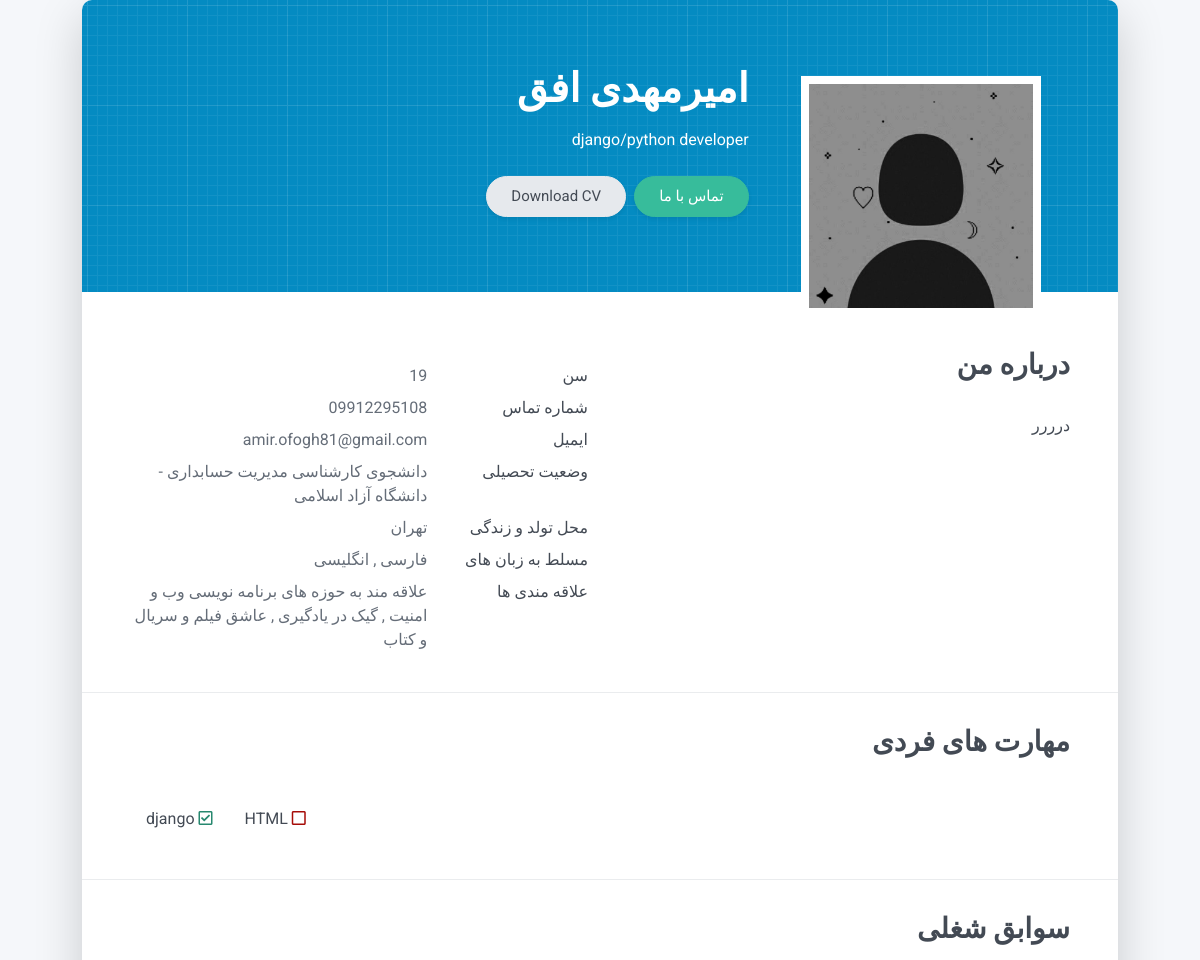
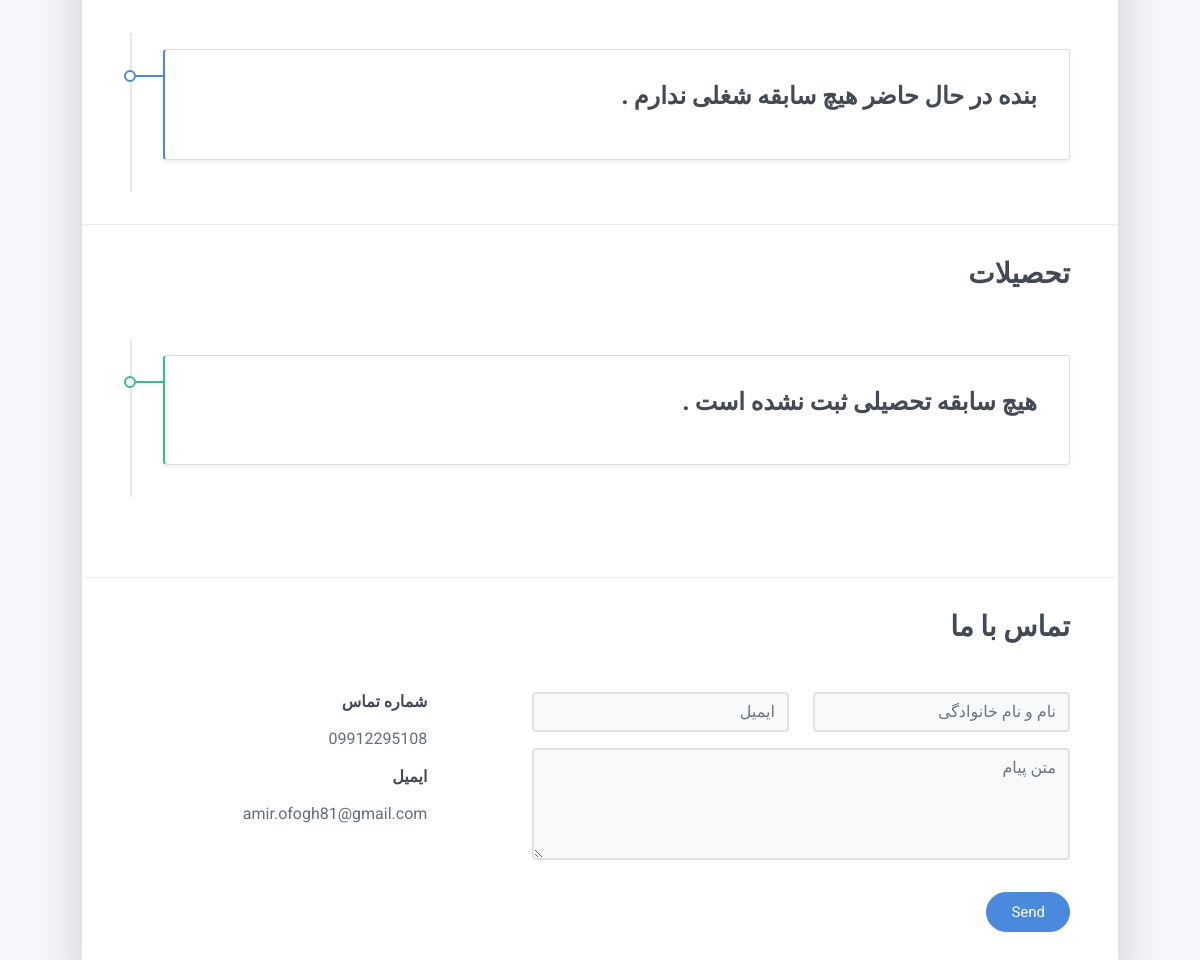
The page / on the database its author committed (2 pictures, top to bottom).
### me/models.py (models this page shows, shortened)
class me(models.Model):
    name = models.CharField(max_length=100, verbose_name='نام و نام خانوادگی')
    picture = models.ImageField(upload_to=upload_image_path, blank=True, null=True, verbose_name='عکس رزومه')
    job = models.CharField(max_length=200, verbose_name='سمت شغلی')
    phone = models.CharField(blank=True, null=True, max_length=100, verbose_name='شماره تلفن')
    email = models.EmailField(blank=True, null=True, verbose_name='ایمیل')
    about_me = models.TextField(verbose_name='درباره من')
    class Meta:
        verbose_name = 'مشخصات اصلی'
        verbose_name_plural = 'مشخصات اصلی'

class information(models.Model):
    info = models.CharField(max_length=150, verbose_name='مشخصه')
    value = models.TextField(verbose_name='مقدار')
    class Meta:
        verbose_name = 'اطلاعات فرد'
        verbose_name_plural = 'اطلاعات فردی'

class skills(models.Model):
    title = models.CharField(max_length=150, verbose_name='مهارت')
    done = models.BooleanField(default=True, verbose_name='تمام شده/نشده')
    others = models.BooleanField(default=False, verbose_name='مهارت نامرتبط')
    class Meta:
        verbose_name = 'مهارت'
        verbose_name_plural = 'مهارت ها'

### me/views.py (the view)
# urls.py: path('', home_page),
def home_page(request):
    contact_form = contact_us_form(request.POST or None)
    if contact_form.is_valid():
        name = contact_form.cleaned_data.get('name')
        email = contact_form.cleaned_data.get('email')
        text = contact_form.cleaned_data.get('text')
        contact_us.objects.create(name=name, email=email, text=text, is_read=False)
        messages.success(request, '.پیام شما با موفقیت دریافت شد')
    general_info = me.objects.first()
    info = information.objects.all()
    main_skills = skills.objects.filter(others=False).all()
    other_skills = skills.objects.filter(others=True).all()
    work_experience = Work.objects.all()
    edu = education.objects.all()
    cv = CV_file.objects.first()
    context = {
        'me': general_info,
        'all_info': info,
        'skills': {'main_skills': main_skills, 'other_skills': other_skills},
        'jobs': work_experience,
        'education': edu,
        'contact_form': contact_form,
        'cv': cv,
    }
    return render(request, 'home_page.html', context)

### contact_us/forms.py
class contact_us_form(forms.Form):
    name = forms.CharField(max_length=100, required=True,
                           widget=forms.TextInput(attrs={'placeholder': 'نام و نام خانوادگی', 'class': 'form-control'}))
    email = forms.EmailField(max_length=150, required=True,
                             widget=forms.EmailInput(attrs={'placeholder': 'ایمیل', 'class': 'form-control'}))
    text = forms.CharField(
        widget=forms.Textarea(attrs={'placeholder': 'متن پیام', 'class': 'form-control', 'rows': '4'}))

### templates/home_page.html (shortened to what this page needs)
{% extends 'shared/__MainLayout.html' %}
{% load static %}
{% block content %}
    <div class="page-content">
        <div class="container">
            <div class="cover shadow-lg bg-white">
                <div class="cover-bg p-3 p-lg-4 text-white">
                    <div class="row">
                        <div class="col-lg-8 col-md-7 text-center text-md-end">
                            <h2 class="h1 mt-2" data-aos="fade-left" data-aos-delay="0">{{ me.name }}</h2>
                            <p data-aos="fade-left" data-aos-delay="100">{{ me.job }}</p>
                            <div class="d-print-none" data-aos="fade-left" data-aos-delay="200"><a
                                    class="btn btn-light text-dark shadow-sm mt-1 me-1" href="{{ cv.cv_file.url }}"
                                    target="_blank">Download
                                CV</a><a class="btn btn-success shadow-sm mt-1" href="#contact">تماس با ما</a></div>
                        </div>
                        <div class="col-lg-4 col-md-5">
                            <div class="avatar hover-effect p-1" >
                                {% if me.picture %}
                                    <img src="{{ me.picture.url }}"
                                         alt="{{ me.name }}" class="img-fluid profile" />
                                {% else %}
                                    <img src="{% static 'images/default.jpg' %}" alt="default" class="img-fluid profile"/>
                                {% endif %}
                            </div>
                        </div>
                    </div>
                </div>
                <div class="about-section pt-4 px-3 px-lg-4 mt-1">
                    <div class="row">
                        <div class="col-md-6">
                            <div class="row mt-2 text-end" dir="rtl">
                                {% for information in all_info %}
                                    <div class="col-sm-4">
                                        <div class="pb-1">{{ information.info }}</div>
                                    </div>
                                    <div class="col-sm-8">
                                        <div class="pb-1 text-secondary">{{ information.value }}</div>
                                    </div>
                                {% endfor %}
                            </div>
                        </div>
                        <div class="col-md-6">
                            <h2 class="h3 mb-3 text-end">درباره من</h2>
                            <p class='text-justify' dir="rtl">{{ me.about_me }}</p>
                        </div>
                    </div>
                </div>
                <hr class="d-print-none"/>
                <div class="skills-section px-3 px-lg-4">
                    <h2 class="h3 mb-3 text-end">مهارت های فردی</h2>
                    <div class="row">
                        <div class="col-md-12 skill">
                            {% for skill in skills.main_skills %}
                                <div class="m-2"><span>{{ skill.title }}</span>
                                    {% if skill.done %}
                                        <i class="far fa-check-square check"></i>
                                    {% else %}
                                        <i class="far fa-square uncheck"></i>
                                    {% endif %}
                                </div>
                            {% endfor %}
                        </div>
                    </div>
                </div>
                <hr class="d-print-none"/>
                <div class="work-experience-section px-3 px-lg-4">
                    <h2 class="h3 mb-4 text-end">سوابق شغلی</h2>
                    <div class="timeline">
                        {% if jobs %}
                            {% for job in jobs %}
                                <div class="timeline-card timeline-card-primary card shadow-sm">
                                    <div class="card-body">
                                        <div class="h5 mb-1">{{ job.job }} <span
                                                class="text-muted h6">at {{ job.corp }}</span></div>
                                        <div class="text-muted text-small mb-2">
                                            {{ job.start.year }}/{{ job.start.month }} -
                                            {% if job.check_now %}
                                                الان
                                            {% else %}
                                                {{ job.end.year }}/{{ job.end.month }}
                                            {% endif %}
                                        </div>
                                        <div class='text-end'>{{ job.description }}</div>
                                    </div>
                                </div>
                            {% endfor %}
                        {% else %}
                            <div class="timeline-card timeline-card-primary card shadow-sm">
                                <div class="card-body">
                                    <h4 class="text-end">. بنده در حال حاضر هیچ سابقه شغلی ندارم</h4>
                                </div>
                            </div>
                        {% endif %}
                    </div>
                </div>
                <hr class="d-print-none"/>
                <div class="education-section px-3 px-lg-4 pb-4">
                    <h2 class="h3 mb-4 text-end">تحصیلات</h2>
                    <div class="timeline">
                        {% if education %}
                            {% for edu in education %}
                                <div class="timeline-card timeline-card-success card shadow-sm">
                                    <div class="card-body">
                                        <div class="h5 mb-1 " dir="rtl"> {{ edu.major }} <span class="text-muted h6">
                                        {% if edu.place %}
                                            از {{ edu.place }}
                                        {% endif %}
                                        </span></div>
                                        <div class="text-muted text-small mb-2">
                                            {{ edu.start.year }} -
                                            {% if edu.check_now %}
                                                الان
                                            {% else %}
                                                {{ edu.end.year }}
                                            {% endif %}
                                        </div>
                                    </div>
                                </div>
                            {% endfor %}
                        {% else %}
                            <div class="timeline-card timeline-card-success card shadow-sm">
                                <div class="card-body">
                                    <h4 class="text-end">. هیچ سابقه تحصیلی ثبت نشده است</h4>
                                </div>
                            </div>
                        {% endif %}
                    </div>
                </div>
                <hr class="d-print-none"/>
                <div class="contant-section px-3 px-lg-4 pb-4" id="contact">
                    <h2 class="h3 text mb-3 text-end">تماس با ما </h2>
                    <div class="row">
                        <div class="col offset-md-1" dir='rtl'>
                            <div class="mt-2">
                                <h3 class="h6">شماره تماس</h3>
                                <div class="pb-2 text-secondary"><a href="Tel:{{ me.phone }}">{{ me.phone }}</a></div>
                                <h3 class="h6">ایمیل</h3>
                                <div class="pb-2 text-secondary"><a href="mailto:{{ me.email }}"
                                                                    target="blank">{{ me.email }}</a></div>
                            </div>
                        </div>
                        <div class="col-md-7 d-print-none offset-1">
                            <div class="my-2">
                                <form action="" method="POST" dir="rtl">
                                    <div class="row">
                                        <div class="col-6">
                                            {{ contact_form.name }}
                                        </div>
                                        <div class="col-6">
                                            {{ contact_form.email }}
                                        </div>
                                    </div>
                                    <div class="form-group my-2">
                                        {{ contact_form.text }}
                                    </div>
                                    <button class="btn btn-primary mt-2 float-end" type="submit">Send</button>
                                </form>
                            </div>
                        </div>
                    </div>
                </div>
            </div>
        </div>
    </div>
{% endblock %}

### templates/shared/__MainLayout.html (shortened to what this page needs)
{% load static %}
{% load render_partial %}
<!DOCTYPE html>
<html lang="en">
<head>
    {% include 'shared/_headerReferencess.html' %}
</head>
<body id="top">
    {% block content %} {% endblock %}
</body>
</html>

### templates/shared/_headerReferencess.html (shortened to what this page needs)
{% load static %}
<link href="{% static 'css/font-awesome/css/all.min.css' %}" rel="stylesheet">
<link href="{% static 'css/bootstrap.min.css' %}" rel="stylesheet">
<link href="{% static 'css/main.css' %}" rel="stylesheet">
<link href="{% static 'css/aos.css' %}" rel="stylesheet">

### templates/shared/_footerReferences.html (shortened to what this page needs)
{% load static %}

### assets/css/main.css (style rules this page uses)
.timeline { border-left: 2px solid #E6E9ED; padding: 1rem 0; }
.timeline-card { position: relative; margin-left: 31px; border-left: 2px solid; margin-bottom: 2rem; }
.timeline-card:last-child { margin-bottom: 1rem; }
.timeline-card:before { content: ''; display: inline-block; position: absolute; background-color: #fff; border-radius: 10px; width: 12px; height: 12px; top: 20px; left: -41px; border: 2px solid; z-index: 2; }
.timeline-card:after { content: ''; display: inline-block; position: absolute; background-color: currentColor; width: 29px; height: 2px; top: 25px; left: -29px; z-index: 1; }
.timeline-card-primary { border-left-color: #4A89DC; }
.timeline-card-primary:before { border-color: #4A89DC; }
.timeline-card-primary:after { background-color: #4A89DC; }
.timeline-card-success { border-left-color: #37BC9B; }
.timeline-card-success:before { border-color: #37BC9B; }
.timeline-card-success:after { background-color: #37BC9B; }
html { scroll-behavior: smooth; }
.cover { border-radius: 10px; }
.cover-bg { background-color: #048bc2; border-radius: 10px 10px 0 0; }
.avatar { margin-top: 20px; text-align: center; margin-left: auto; margin-right: auto; }
.text-justify { text-align: justify; }
.check { color: #27886F; }
.uncheck { color: #a60c08; }
.skill { display: flex; flex-direction: column; justify-content: start; }
a { text-decoration: none; color: inherit; }
@media (min-width: 48em) { .skill { flex-direction: row; } }
@media (min-width: 48em) { .avatar { margin-bottom: -80px; margin-left: 0; } }
.profile { max-width: 20vw; border: 8px solid #fff; }

### rows shown on the page
me: name "امیرمهدی افق", job "django/python developer", about_me "درررر", phone "09912295108", email "amir.ofogh81@gmail.com"
information: info "سن", value "19"
information: info "شماره تماس", value "09912295108"
information: info "ایمیل", value "amir.ofogh81@gmail.com"
information: info "وضعیت تحصیلی", value "دانشجوی کارشناسی مدیریت حسابداری - دانشگاه آزاد اسلامی"
information: info "محل تولد و زندگی", value "تهران"
information: info "مسلط به زبان های", value "فارسی , انگلیسی"
information: info "علاقه مندی ها", value "علاقه مند به حوزه های برنامه نویسی وب و امنیت , گیک در یادگیری , عاشق فیلم و سریال و کتاب"
skills: title "django", done True (drawn)
skills: title "HTML", done False (drawn)
